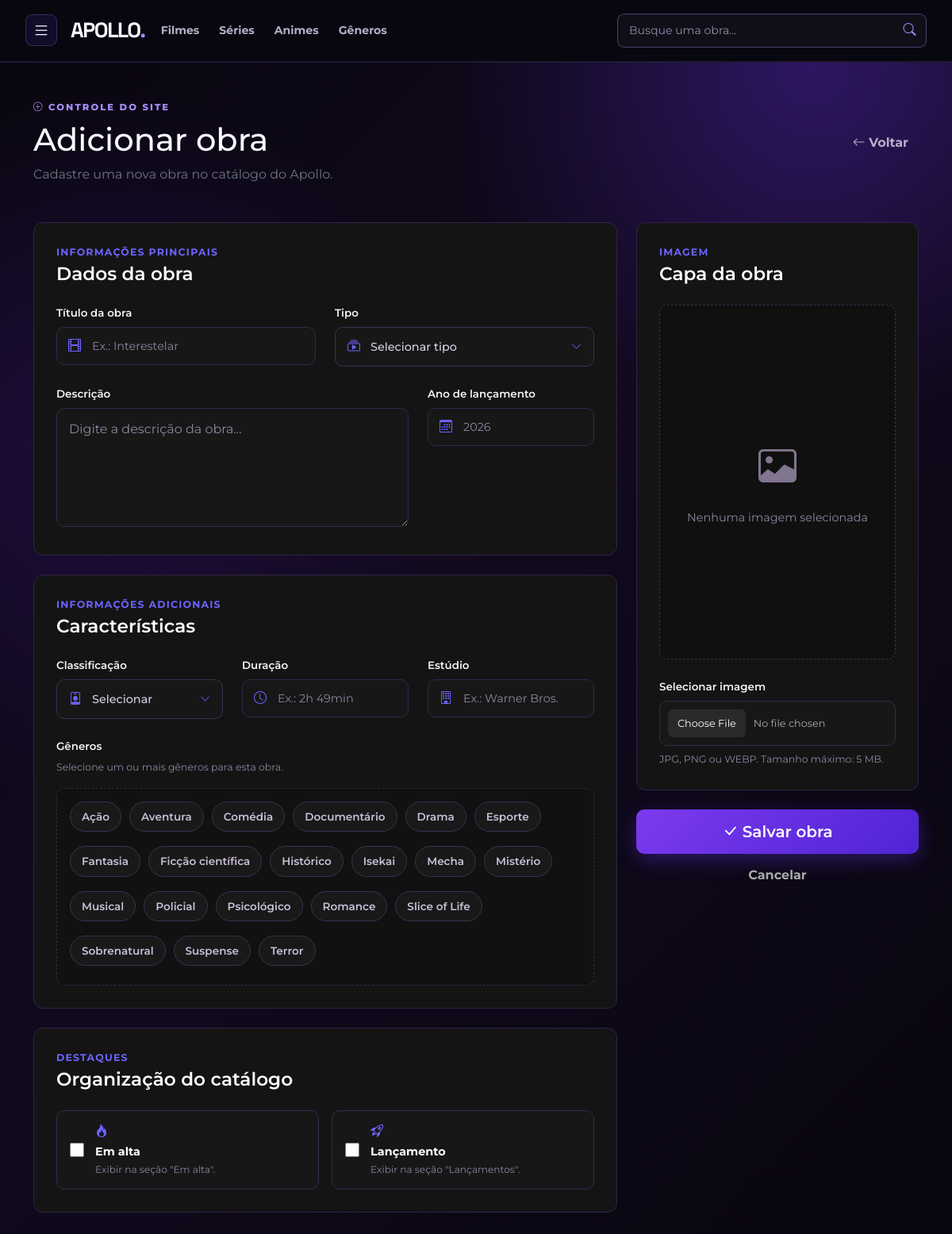
The app's page /adm/AdicionarObra.php (signed in) with its own data.
### tables this page shows
CREATE TABLE `generos` (
  `id` int UNSIGNED NOT NULL,
  `nome` varchar(100) NOT NULL,
  `ativo` tinyint(1) NOT NULL DEFAULT '1'
);

### www/adm/AdicionarObra.php (the view, shortened to what the rows shown need)
<?php
require_once __DIR__ . '/../includes/functions.php';
$generos = buscarGeneros();
?>
<!DOCTYPE html>
<html lang="pt-BR">
<head>
    <link
        href="https://cdn.jsdelivr.net/npm/bootstrap@5.3.8/dist/css/bootstrap.min.css"
        rel="stylesheet">
    <link
        rel="stylesheet"
        href="https://cdn.jsdelivr.net/npm/bootstrap-icons@1.11.3/font/bootstrap-icons.min.css">
    <link
        rel="stylesheet"
        href="../css/styles.css">
</head>
<body>
<main class="container py-5">
    <div class="d-flex justify-content-between align-items-center flex-wrap gap-3 mb-5">
        <div>
            <h1>
                Adicionar obra
            </h1>
        </div>
    </div>
    <form
        method="POST"
        enctype="multipart/form-data"
        class="formulario-obra">
        <div class="row g-4">
            <div class="col-lg-8">
                <section class="card admin-form-card mb-4">
                    <div class="card-body">
                        <div class="mb-4">
                            <h2 class="h4 mb-0">
                                Dados da obra
                            </h2>
                        </div>
                    </div>
                </section>
                <section class="card admin-form-card mb-4">
                    <div class="card-body">
                        <div class="mb-4">
                            <h2 class="h4 mb-0">
                                Características
                            </h2>
                        </div>
                        <div class="row g-4">
                            <div class="col-12">
                                <div class="campo-formulario">
                                    <div class="generos-selecao">
                                        <?php if (!empty($generos)): ?>
                                            <?php foreach ($generos as $genero): ?>
                                                <label class="genero-checkbox">
                                                    <span>
                                                        <?= e($genero['nome']) ?>
                                                    </span>
                                                </label>
                                            <?php endforeach; ?>
                                        <?php else: ?>
                                            <p class="mensagem-vazia">
                                                Nenhum gênero cadastrado.
                                            </p>
                                        <?php endif; ?>
                                    </div>
                                </div>
                            </div>
                        </div>
                    </div>
                </section>
                <section class="card admin-form-card mb-4">
                    <div class="card-body">
                        <div class="mb-4">
                            <h2 class="h4 mb-0">
                                Organização do catálogo
                            </h2>
                        </div>
                    </div>
                </section>
            </div>
            <div class="col-lg-4">
                <section class="card admin-form-card imagem-obra-card">
                    <div class="card-body">
                        <div class="mb-4">
                            <h2 class="h4 mb-0">
                                Capa da obra
                            </h2>
                        </div>
                    </div>
                </section>
            </div>
        </div>
    </form>
</main>
</body>
</html>

### records on screen
generos: nome "Ação"
generos: nome "Aventura"
generos: nome "Comédia"
generos: nome "Documentário"
generos: nome "Drama"
generos: nome "Esporte"
generos: nome "Fantasia"
generos: nome "Ficção científica"
generos: nome "Histórico"
generos: nome "Isekai"
generos: nome "Mecha"
generos: nome "Mistério"
generos: nome "Musical"
generos: nome "Policial"
generos: nome "Psicológico"
generos: nome "Romance"
generos: nome "Slice of Life"
generos: nome "Sobrenatural"
generos: nome "Suspense"
generos: nome "Terror"
